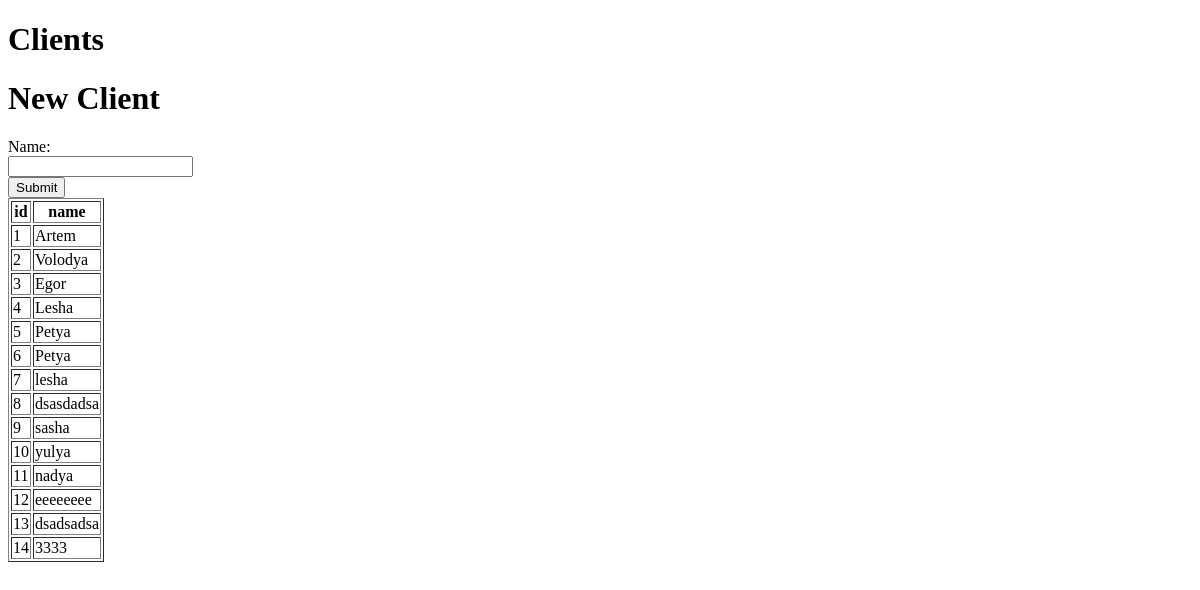
Before: /clients with the older database file.
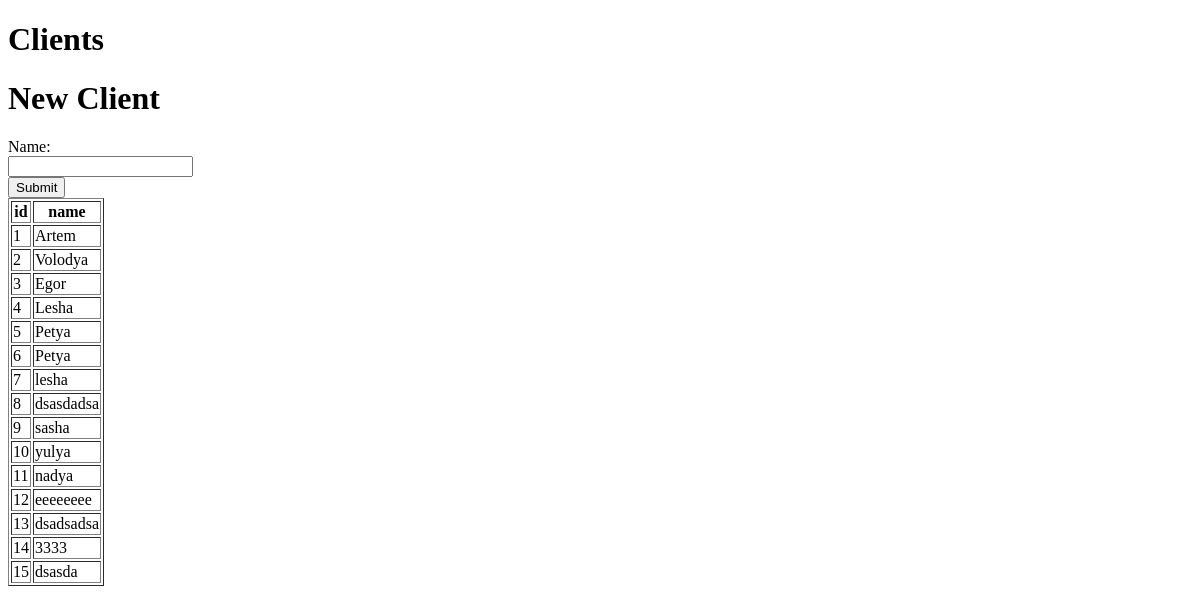
After: the same page with the newer database file.
### db/models.py (models this page shows, shortened)
class Clients(Base):
    __tablename__ = "clients"
    id = Column(Integer, autoincrement=True, primary_key=True)
    name = Column(String(20))
    orders = relationship("Orders", back_populates="client")

### myflask.py (the view)
@app.route("/clients", methods=["GET", "POST"])
def new_client():
    if request.method == "POST":
        client_name = request.form.get("name")
        if not client_name:
            return make_response("Name cannot be empty!", 400)
        create_client(client_name)
        return redirect("/clients")
    clients = get_clients()
    return render_template("clients.html", clients=clients)

### db/models.py (called while the page is built)
def get_clients():
    session = Session()
    stmt = session.execute(select(Clients))
    all_clients = stmt.scalars().all()
    session.close()
    return all_clients

### templates/clients.html (shortened to what this page needs)
<!DOCTYPE html>
<html lang="ru">
<head>
</head>
<body class="my-class">
    <div>
        <h1>Clients</h1>
        <table border="1">
            <tr>
                <th>id </th>
                <th>name </th>
            </tr>
            {% for client in clients %}
            <tr>
                <td>{{client.id}} </td>
                <td>{{client.name}} </td>
            </tr>
            {% endfor %}
    </div>
    <div>
        <h1>New Client</h1>
        <form action="/clients" method="post" onsubmit="showAlert()">
            <label for="name">Name:</label><br>
            <input type="text" id="name" name="name"><br>
            <input type="submit" type="Submit">
        </form>
    </div>
</body>
</html>

Changed rows visible on the page:
added Clients: id "15", name "dsasda"
